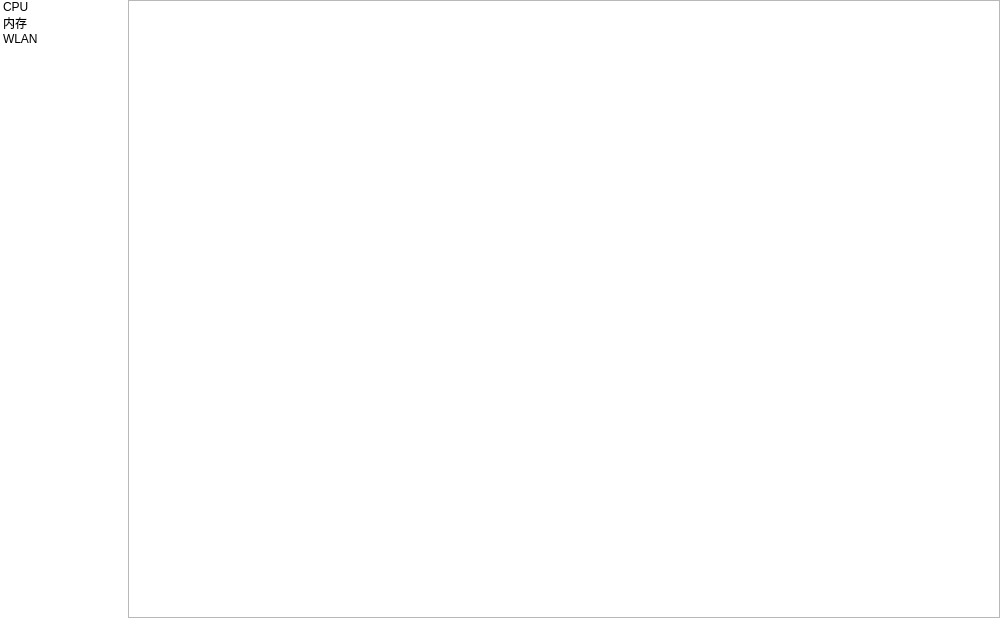
<?xml version="1.0" encoding="UTF-8"?>
<ui version="4.0">
    <class>Performance</class>
    <widget class="QWidget" name="Performance">
        <property name="geometry">
            <rect>
                <x>0</x>
                <y>0</y>
                <width>1000</width>
                <height>618</height>
            </rect>
        </property>
        <property name="windowTitle">
            <string>Performance</string>
        </property>
        <property name="styleSheet">
            <string notr="true">QWidget#Performance
                {
                background-color:white
                }
            </string>
        </property>
        <widget class="QListWidget" name="listWidget_name">
            <property name="geometry">
                <rect>
                    <x>0</x>
                    <y>0</y>
                    <width>128</width>
                    <height>618</height>
                </rect>
            </property>
            <property name="contextMenuPolicy">
                <enum>Qt::CustomContextMenu</enum>
            </property>
            <property name="styleSheet">
                <string notr="true">QListWidget#listWidget_name
                    {
                    border:none
                    }
                </string>
            </property>
            <item>
                <property name="text">
                    <string>CPU</string>
                </property>
            </item>
            <item>
                <property name="text">
                    <string>内存</string>
                </property>
            </item>
            <item>
                <property name="text">
                    <string>WLAN</string>
                </property>
            </item>
        </widget>
        <widget class="QFrame" name="frame_content">
            <property name="geometry">
                <rect>
                    <x>128</x>
                    <y>0</y>
                    <width>872</width>
                    <height>618</height>
                </rect>
            </property>
            <property name="frameShape">
                <enum>QFrame::StyledPanel</enum>
            </property>
            <property name="frameShadow">
                <enum>QFrame::Raised</enum>
            </property>
        </widget>
    </widget>
    <resources/>
    <connections/>
</ui>
